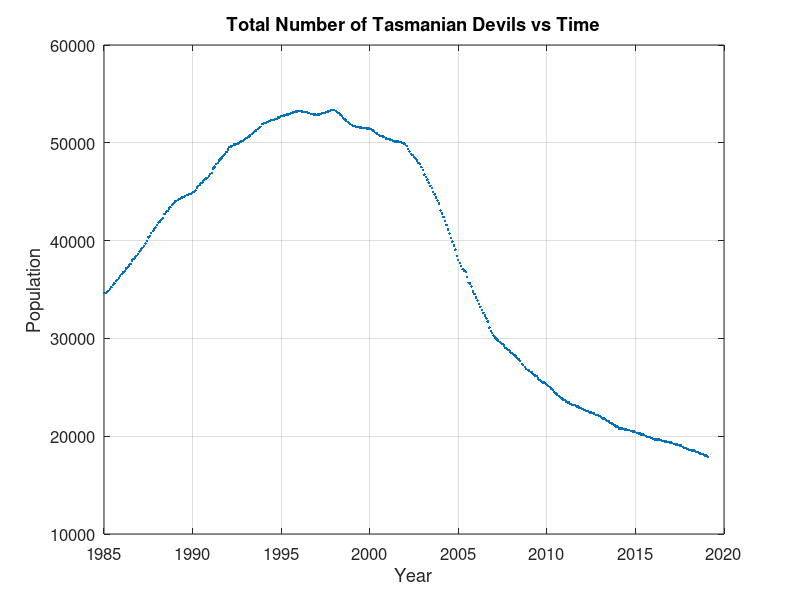

MATLAB code to generate this figure:
% Load devil_data
load('devil_data.mat') 

% Create a figure for the total number of Tasmanian devils vs time
figure(1)                                 % Create a figure
plot(devil_data(:,1),devil_data(:,2),'.') % Plot the figure with points
xlabel('Year')                            
ylabel('Population')                      
title('Total Number of Tasmanian Devils vs Time') 
grid on                                   % Turn the grid on in the figure
set(gca,'FontSize',12)   % Increase the font size of axis labels and title
set(gca, 'YTickLabel', get(gca, 'YTick')) % Display the numbers on y-axis in thousands